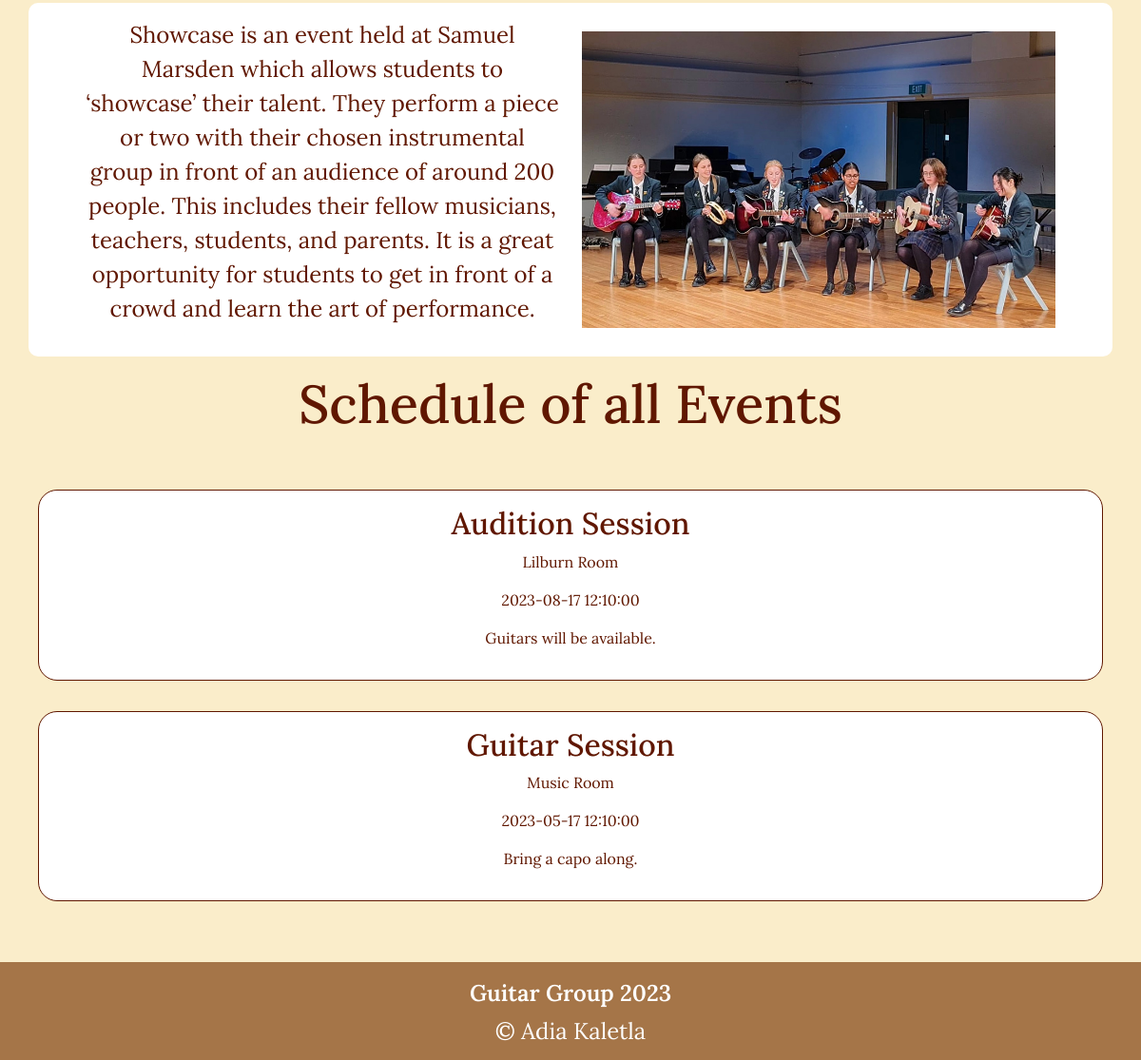
Before: /schedule (lower part) with the older database file.
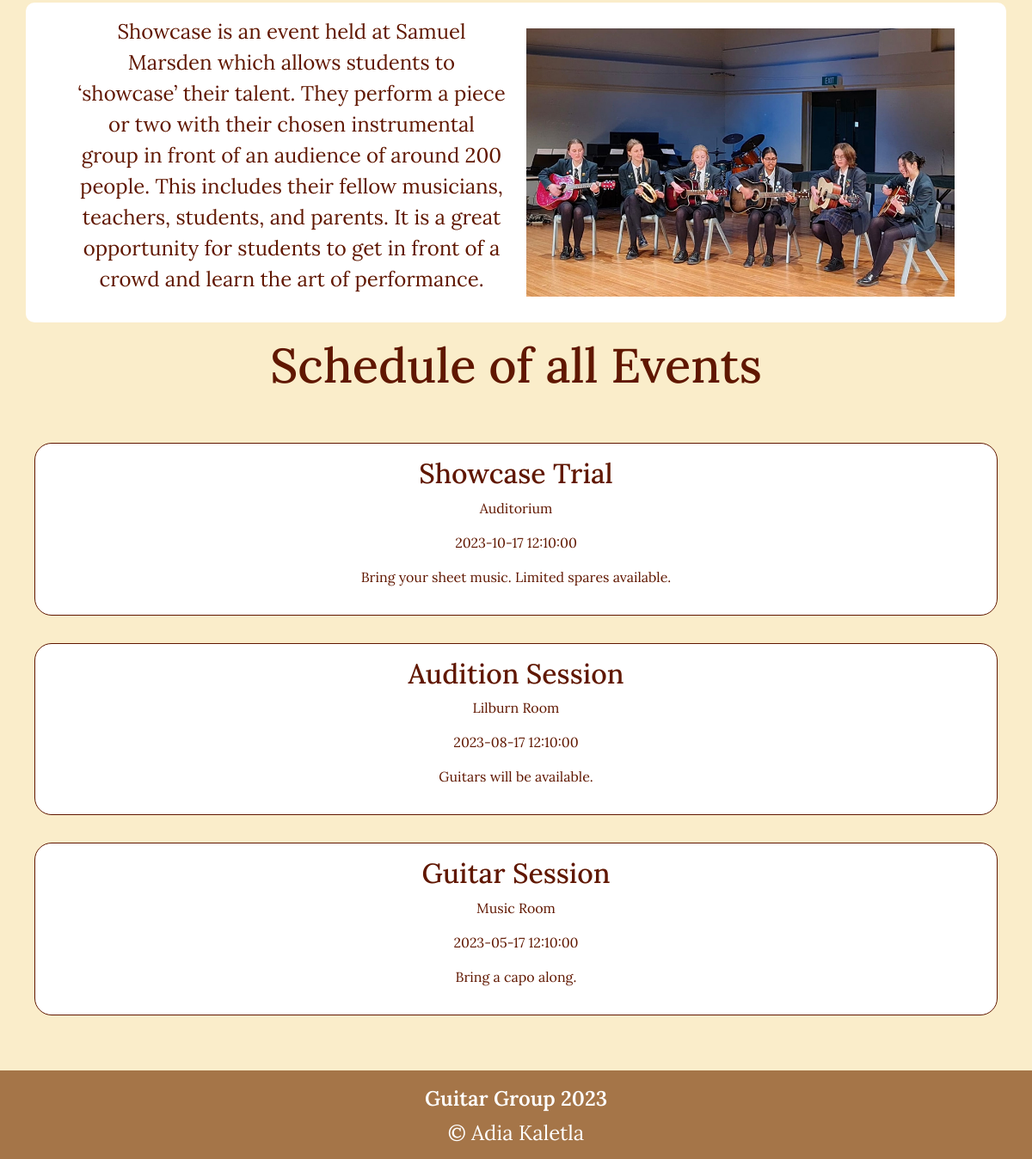
After: the same page with the newer database file.
### tables this page shows
CREATE TABLE schedule(
schedule_id integer primary key autoincrement not null,
event_name text not null,
location text not null,
date_time date not null,
notes text,
member_id integer,
foreign key(member_id) references member(member_id)
);

### server.py (the view)
@app.route('/schedule')
def schedule():
    print("start schedule")
    sql = """select schedule.schedule_id, schedule.event_name, schedule.location, schedule.date_time,
        schedule.notes, member.first_name
        from schedule
        join member on schedule.member_id= member.member_id
        order by schedule.date_time desc;
        """
    print("start schedule2")
    result = run_search_query_tuples(sql, (), db_path, True)
    print(result)
    return render_template("schedule.html", schedule=result)

### db_functions.py (called while the page is built)
def run_search_query_tuples(sql_query, values_tuple, file_path, rowfactory=False):
    try:
        db = sqlite3.connect(file_path)
        if rowfactory:
            db.row_factory = sqlite3.Row
        cursor = db.cursor()
        cursor.execute(sql_query, values_tuple)
        result = cursor.fetchall()
        cursor.close()
    except sqlite3.Error as error:
        print("Error running search query tuples: {}".format(error))
        return None
    db.close()
    if result is None:
        print("No search values were found")
    return result

### templates/schedule.html (shortened to what this page needs)
{% extends "layout.html" %}
{% block content%}
<div class="container-fluid">
<div class="container-lg">
    <div class="row align-items-center px-5 py-3">
        <div class="col-lg-6">
            <p class="body-text"> Showcase is an event held at Samuel Marsden which allows students to ‘showcase’ their talent. They perform a piece or two with their chosen instrumental group in front of an audience of around 200 people. This includes their fellow musicians, teachers, students, and parents. It is a great opportunity for students to get in front of a crowd and learn the art of performance.</p>
        </div>
        <div class="col-lg-6">
            <img class="img-fluid part-img" src="static/images/showcase2.jpg" alt="2">
        </div>
    </div>
</div>
<h1>Schedule of all Events</h1>
    <div class="schedule-box">
            {% for row in schedule %}
                <div class="schedule-container">
                    <h2 class="title-box"> {{ row['event_name'] }} </h2>
                    <p class="location"> {{ row['location'] | replace("\n", "<br>") | safe}} </p>
                    <p class="date_time"> {{ row['date_time'] | replace("\n", "<br>") | safe}} </p>
                    <p class="notes"> {{ row['notes'] | replace("\n", "<br>") | safe}} </p>
                </div>
            {% endfor %}
    </div>
</div>
{% endblock %}

Changed rows visible on the page:
added schedule: event_name "Showcase Trial", location "Auditorium", date_time "2023-10-17 12:10:00", notes "Bring your sheet music. Limited spares available."
